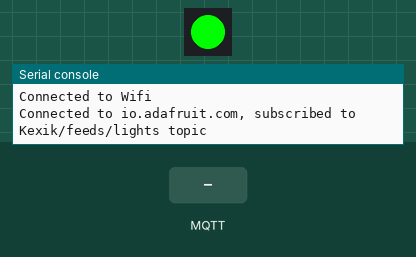
The program below on a simulated Pycom board running MicroPython. On the bench: 1 RGB LEDs in strip order, left to right, the last lines printed to the serial console. Inputs (shaded band) come from the test bench. WiFi joins after 1.5 s; random numbers come from a fixed seed; no MQTT or app messages arrive unless stated.

Above: at 4.4 s.
4.5 s: MQTT message "ON" arrives on the first subscribed topic
At 5.6 s:
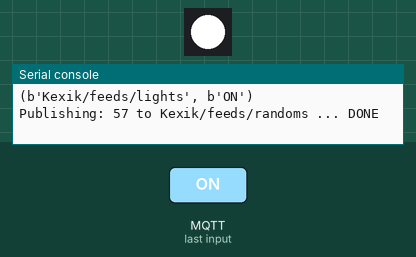
6.0 s: MQTT message "OFF" arrives on the first subscribed topic
At 6.8 s:
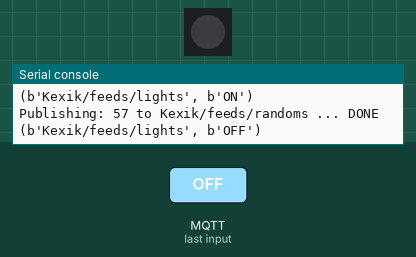
Timing chart, 0 to 9.0 s (numbered marks = the images above; inputs shaded):
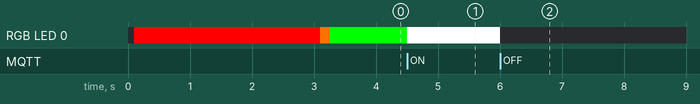

Measured:
- after the input at 4.5 s, RGB LED 0: RGB(0, 255, 0) → RGB(255, 255, 255) at once
- after the input at 6.0 s, RGB LED 0: RGB(255, 255, 255) → off at once

The program:

mqtt-device.py
```python
# https://github.com/micropython/micropython-lib/blob/master/umqtt.simple/example_sub_led.py

from network import WLAN      # For operation of WiFi network
import time                   # Allows use of time.sleep() for delays
import pycom                  # Base library for Pycom devices
from mqtt import MQTTClient  # For use of MQTT protocol to talk to Adafruit IO
import ubinascii              # Needed to run any MicroPython code
import machine                # Interfaces with hardware components
import micropython            # Needed to run any MicroPython code

# BEGIN SETTINGS
# These need to be change to suit your environment
RANDOMS_INTERVAL = 5000 # milliseconds
last_random_sent_ticks = 0  # milliseconds

# Wireless network
WIFI_SSID = "yPhone"
WIFI_PASS = "flamenco" # No this is not our regular password. :)

# Adafruit IO (AIO) configuration
AIO_SERVER = "io.adafruit.com"
AIO_PORT = 1883
AIO_USER = "Kexik"
AIO_KEY = "6c37004a4afe46ba94d26fdc1911b3cd"
AIO_CLIENT_ID = ubinascii.hexlify(machine.unique_id())  # Can be anything
AIO_CONTROL_FEED = "Kexik/feeds/lights"
AIO_RANDOMS_FEED = "Kexik/feeds/randoms"

# END SETTINGS

# RGBLED
# Disable the on-board heartbeat (blue flash every 4 seconds)
# We'll use the LED to respond to messages from Adafruit IO
pycom.heartbeat(False)
time.sleep(0.1) # Workaround for a bug.
                # Above line is not actioned if another
                # process occurs immediately afterwards
pycom.rgbled(0xff0000)  # Status red = not working

# WIFI
# We need to have a connection to WiFi for Internet access
# Code source: https://docs.pycom.io/chapter/tutorials/all/wlan.html

wlan = WLAN(mode=WLAN.STA)
wlan.connect(WIFI_SSID, auth=(WLAN.WPA2, WIFI_PASS), timeout=5000)

time.sleep(3)
#while not wlan.isconnected():    # Code waits here until WiFi connects
#    machine.idle()

print("Connected to Wifi")
pycom.rgbled(0xffd7000) # Status orange: partially working

# FUNCTIONS

# Function to respond to messages from Adafruit IO
def sub_cb(topic, msg):          # sub_cb means "callback subroutine"
    print((topic, msg))          # Outputs the message that was received. Debugging use.
    if msg == b"ON":             # If message says "ON" ...
        pycom.rgbled(0xffffff)   # ... then LED on
    elif msg == b"OFF":          # If message says "OFF" ...
        pycom.rgbled(0x000000)   # ... then LED off
    else:                        # If any other message is received ...
        print("Unknown message") # ... do nothing but output that it happened.

def random_integer(upper_bound):
    return machine.rng() % upper_bound

def send_random():
    global last_random_sent_ticks
    global RANDOMS_INTERVAL

    if ((time.ticks_ms() - last_random_sent_ticks) < RANDOMS_INTERVAL):
        return; # Too soon since last one sent.

    some_number = random_integer(100)
    print("Publishing: {0} to {1} ... ".format(some_number, AIO_RANDOMS_FEED), end='')
    try:
        client.publish(topic=AIO_RANDOMS_FEED, msg=str(some_number))
        print("DONE")
    except Exception as e:
        print("FAILED")
    finally:
        last_random_sent_ticks = time.ticks_ms()

# Use the MQTT protocol to connect to Adafruit IO
client = MQTTClient(AIO_CLIENT_ID, AIO_SERVER, AIO_PORT, AIO_USER, AIO_KEY)

# Subscribed messages will be delivered to this callback
client.set_callback(sub_cb)
client.connect()
client.subscribe(AIO_CONTROL_FEED)
print("Connected to %s, subscribed to %s topic" % (AIO_SERVER, AIO_CONTROL_FEED))

pycom.rgbled(0x00ff00) # Status green: online to Adafruit IO

try:                      # Code between try: and finally: may cause an error
                          # so ensure the client disconnects the server if
                          # that happens.
    while 1:              # Repeat this loop forever
        client.check_msg()# Action a message if one is received. Non-blocking.
        send_random()     # Send a random number to Adafruit IO if it's time.
finally:                  # If an exception is thrown ...
    client.disconnect()   # ... disconnect the client and clean up.
    client = None
    wlan.disconnect()
    wlan = None
    pycom.rgbled(0x000022)# Status blue: stopped
    print("Disconnected from Adafruit IO.")
```
